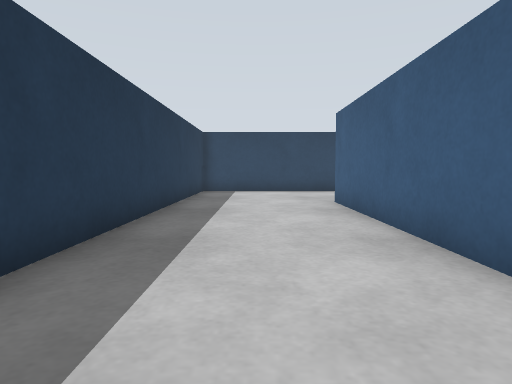
view 1 (above)

16 first-person views from a walk through a Gazebo world. The camera is 0.19 m above the floor, tilts 4° down and sees 75° across. The floor is counted in squares, 0.2 m on a side. Each view is taken from the middle of a square. On the plan, view 1 faces up. The plan holds only what a view shows up to about 12 squares ahead; the rest is blank. The place goes on beyond the plan.

view 2
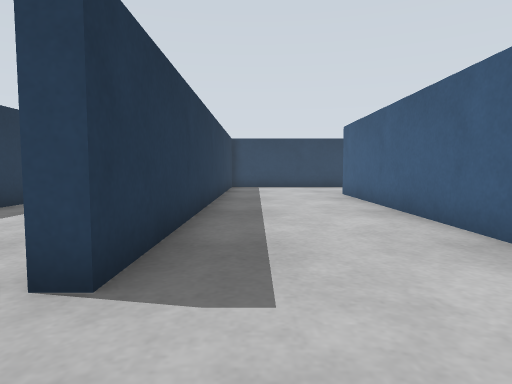

view 3
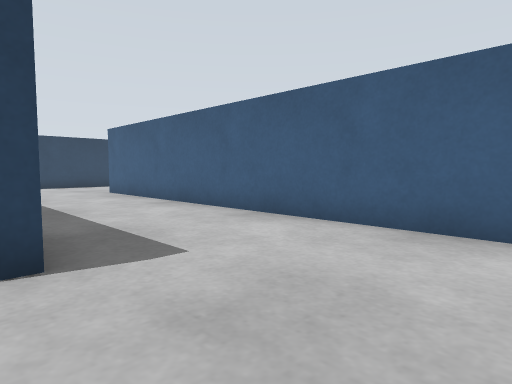

view 4
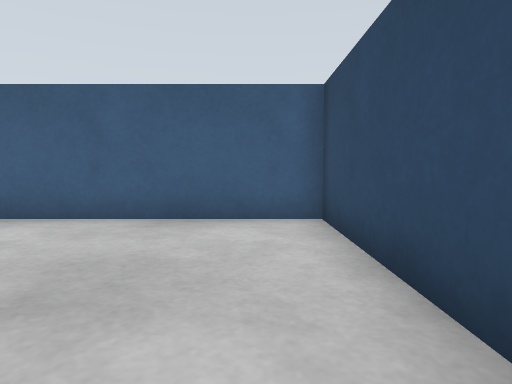

view 5
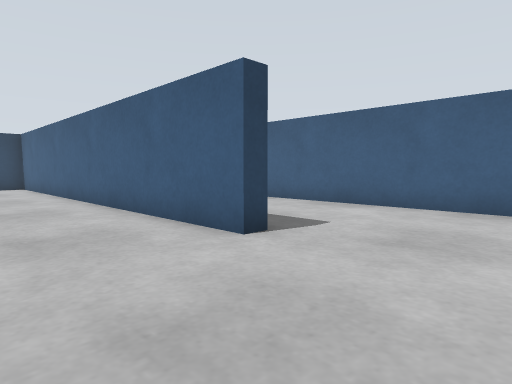

view 6
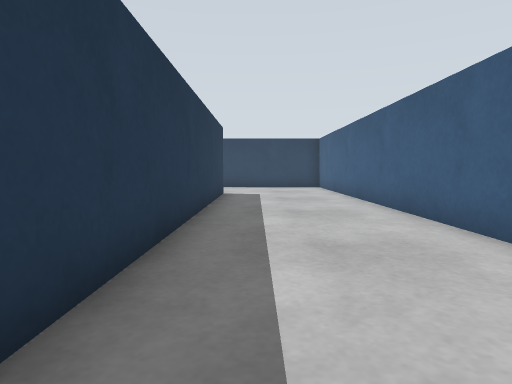

view 7
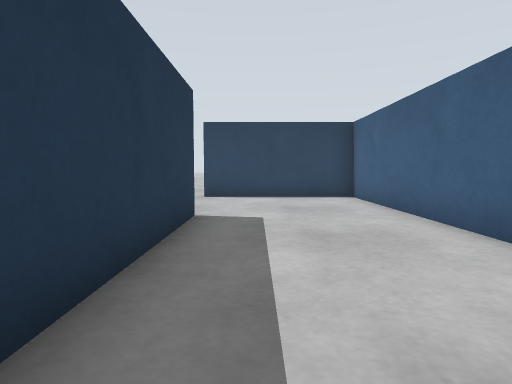

view 8
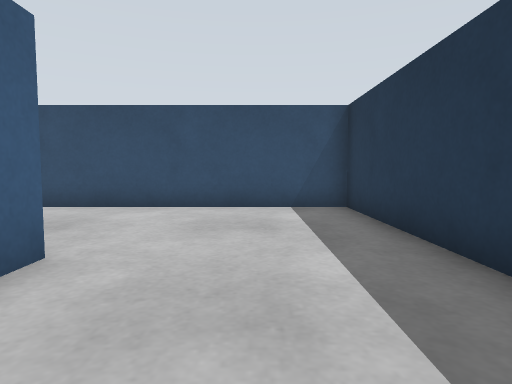

view 9
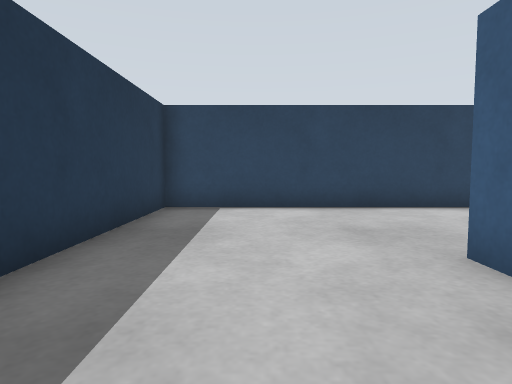

view 10
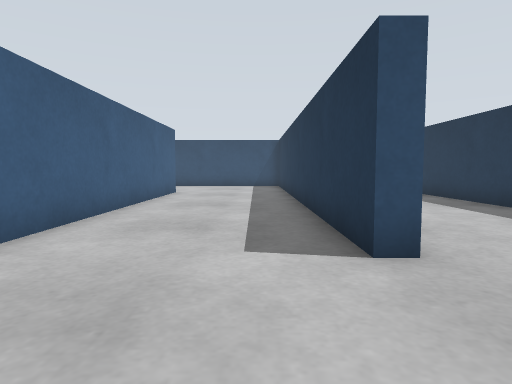

view 11
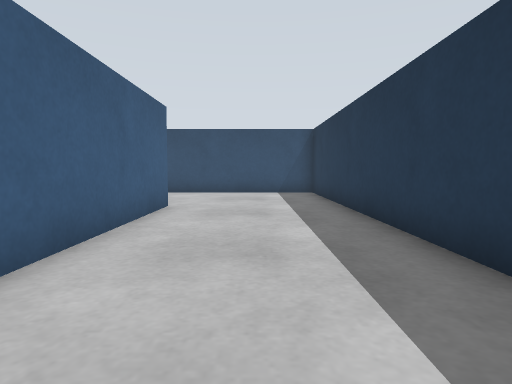

view 12
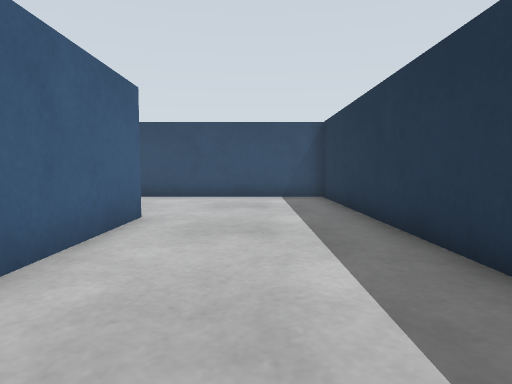

view 13
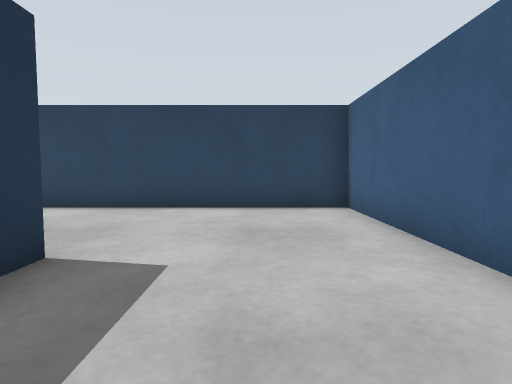

view 14
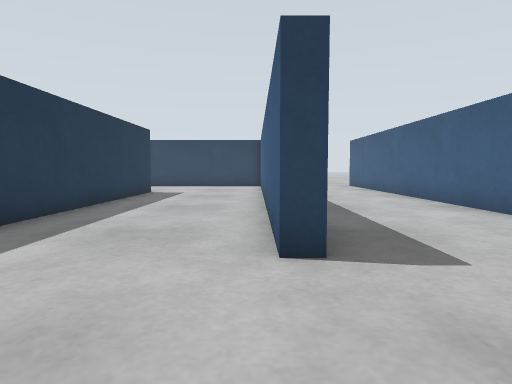

view 15
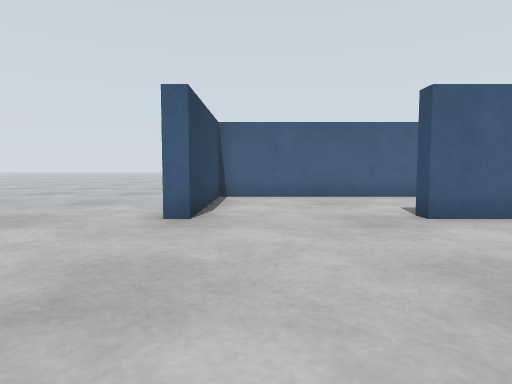

view 16
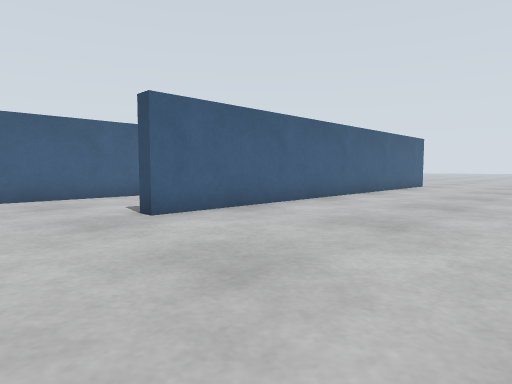

### Floor plan
Key: @ floor where view 1 was taken; # wall or solid block; . floor; B barrier.
Columns run from 14 left of view 1 to 12 right of it. Each row starts with its distance up from view 1.
 20          ....
 19        ......
 18       .......
 17      ........
 16    .........
 15   .....#
 14  ......####BB########B
 13 ...........BB........B
 12  ..........BB........B
 11 ...........BB........B
 10 ...........BB........B
  9 ......##...BB...BB...B
  8  .....##...BB...BB...B  ..#
  7  .....##...BB...BB...B  ..#
  6  .....##...BB...BB...B ...#
  5  .....##...BB...BB...B ...#
  4  .....##...BB...BB...B ...#
  3  .....##...BB...BB...B ...#
  2   ....##...BB...BB...B ...
  1   .... #...BB...BB...B ...
  0   ...  #...BB.@.BB...BB..
 -1   ..   #........BB.......
 -2        #........BB......
 -3        #........BB.....
 -4        #........BB.....
 -5        #################

Where each view was taken, in squares from view 1:
view 1: 0 up, 0 right, facing up
view 2: 3 down, 1 left, facing up
view 3: 4 down, 3 left, facing up-right
view 4: 4 down, 4 left, facing right
view 5: 4 down, 6 left, facing up-right
view 6: 3 down, 6 left, facing up
view 7: 3 up, 6 left, facing up
view 8: 3 up, 5 left, facing down
view 9: 6 up, 0 right, facing up
view 10: 13 up, 4 right, facing down
view 11: 8 up, 5 right, facing down
view 12: 6 up, 5 right, facing down
view 13: 6 up, 5 right, facing up
view 14: 4 down, 7 right, facing up
view 15: 13 up, 14 left, facing right
view 16: 13 up, 14 left, facing down-right
